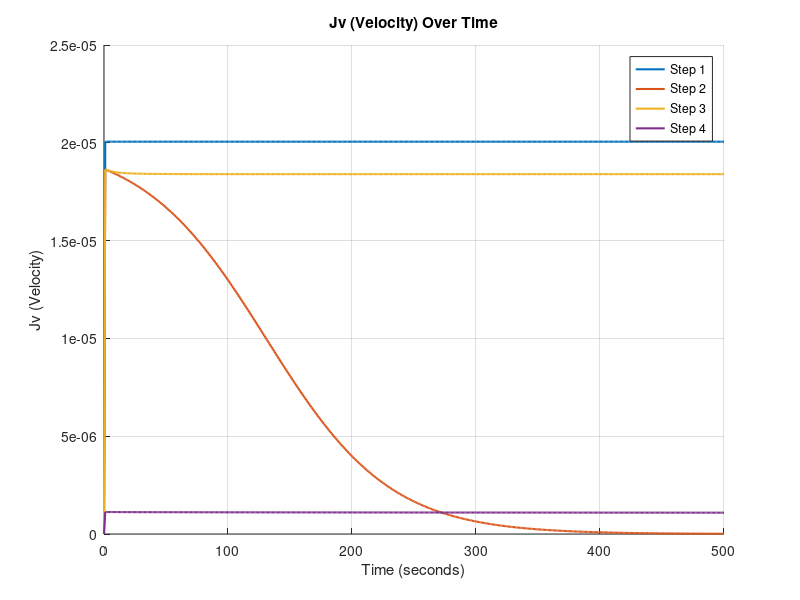
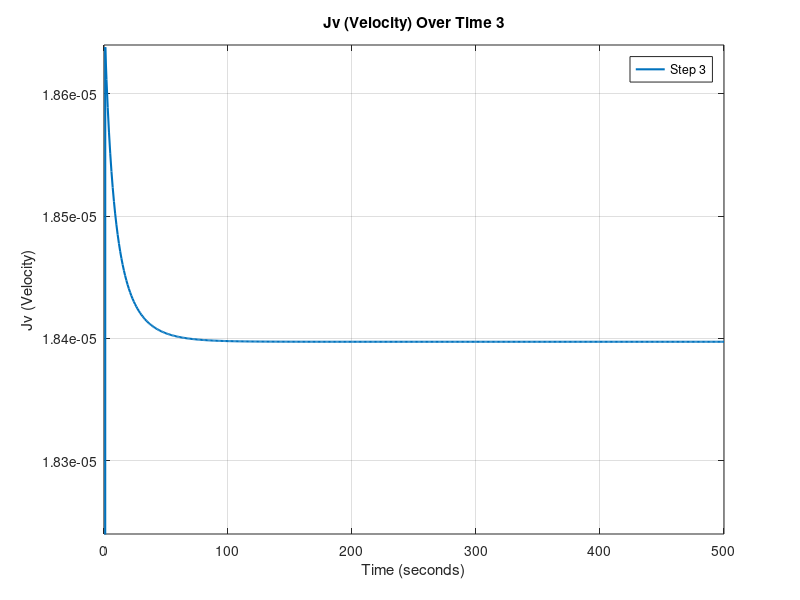
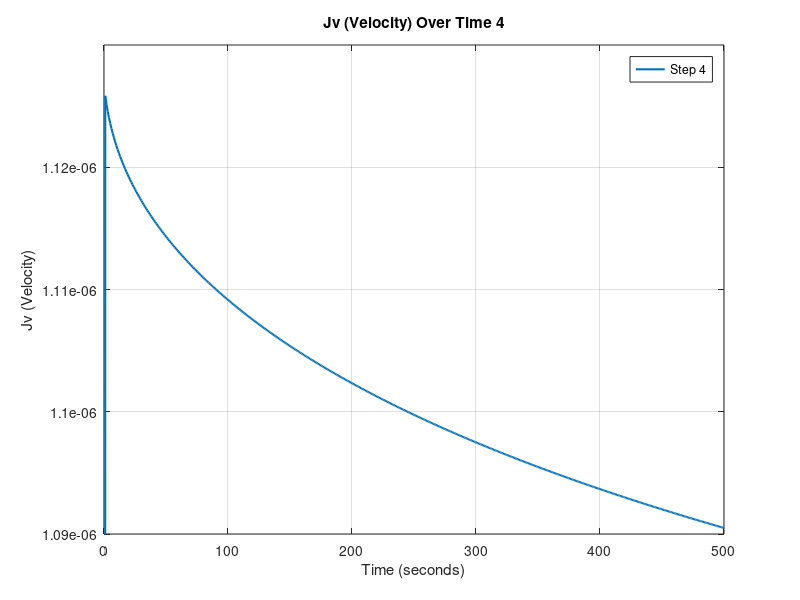

The MATLAB source for these figures, in order:
%__Gruppe 3-Simulering-3.Sem__
clear
close all
clc
%%

x = linspace(0, 500, 500);

load('step1jv.mat', 'Jv_values1');
load('step2jv.mat', 'Jv_values2');
load('step3jv.mat', 'Jv_values3');
load('step4jv.mat', 'Jv_values4');

%%

% Create a figure for the first plot
figure;
hold on;

plot(x, Jv_values1, 'LineWidth', 1.5);
plot(x, Jv_values2, 'LineWidth', 1.5);
plot(x, Jv_values3, 'LineWidth', 1.5);
plot(x, Jv_values4, 'LineWidth', 1.5);

xlabel('Time (seconds)');
ylabel('Jv (Velocity)');
title('Jv (Velocity) Over Time');
grid on;

legend('Step 1', 'Step 2', 'Step 3', 'Step 4');

%%new graph
figure;
plot(x, Jv_values3, 'LineWidth', 1.5);
xlabel('Time (seconds)');
ylabel('Jv (Velocity)');
title('Jv (Velocity) Over Time 3');
grid on;
ylim([18.24*10^-6, 18.64*10^-6])
legend('Step 3');

figure;
plot(x, Jv_values4, 'LineWidth', 1.5);
xlabel('Time (seconds)');
ylabel('Jv (Velocity)');
title('Jv (Velocity) Over Time 4');
grid on;
ylim([1.09*10^-6, 1.13*10^-6])
legend('Step 4');

